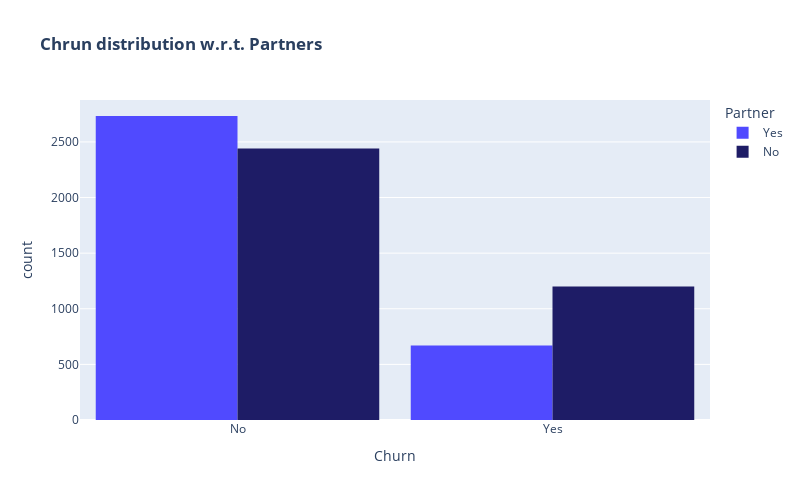

Notebook code cell kept with this figure:
### Code cell
#Graph of the same
color_map = {"Yes": '#504aff', "No": '#1e1c66'}
fig = px.histogram(data, x="Churn", color="Partner", barmode="group", title="<b>Chrun distribution w.r.t. Partners</b>", color_discrete_map=color_map)
fig.update_layout(width=800, height=500, bargap=0.1)
fig.show()

### Figure 1 — Plotly figure (JSON) as saved in the notebook; plotly's stock layout.template omitted (floating-point values rounded to 4 significant figures; data arrays with more than 128 entries replaced by an {"elided": "..."} marker saying what was removed)
{"data": [{"alignmentgroup": "True", "bingroup": "x", "hovertemplate": "Partner=Yes<br>Churn=%{x}<br>count=%{y}<extra></extra>", "legendgroup": "Yes", "marker": {"color": "#504aff", "pattern": {"shape": ""}}, "name": "Yes", "offsetgroup": "Yes", "orientation": "v", "showlegend": true, "type": "histogram", "x": {"elided": "3402 str values"}, "xaxis": "x", "yaxis": "y"}, {"alignmentgroup": "True", "bingroup": "x", "hovertemplate": "Partner=No<br>Churn=%{x}<br>count=%{y}<extra></extra>", "legendgroup": "No", "marker": {"color": "#1e1c66", "pattern": {"shape": ""}}, "name": "No", "offsetgroup": "No", "orientation": "v", "showlegend": true, "type": "histogram", "x": {"elided": "3641 str values"}, "xaxis": "x", "yaxis": "y"}], "layout": {"bargap": 0.1, "barmode": "group", "height": 500, "legend": {"title": {"text": "Partner"}, "tracegroupgap": 0}, "title": {"text": "<b>Chrun distribution w.r.t. Partners</b>"}, "width": 800, "xaxis": {"anchor": "y", "domain": [0, 1], "title": {"text": "Churn"}}, "yaxis": {"anchor": "x", "domain": [0, 1], "title": {"text": "count"}}}}
